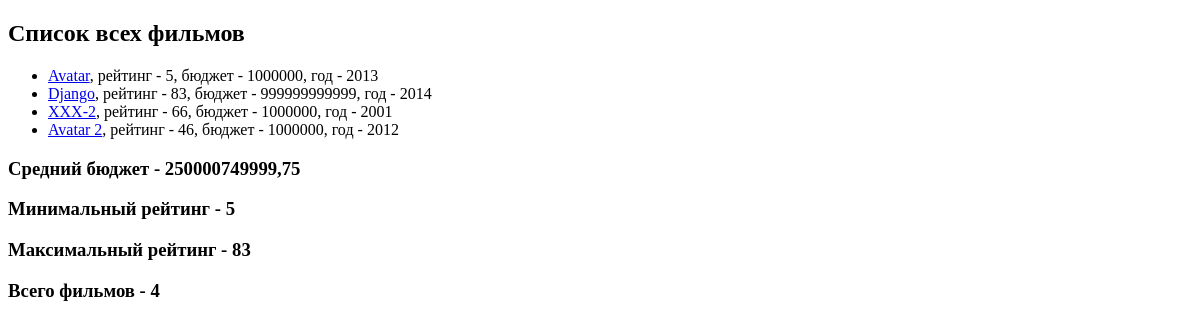
/, run on an earlier commit of the app's database.
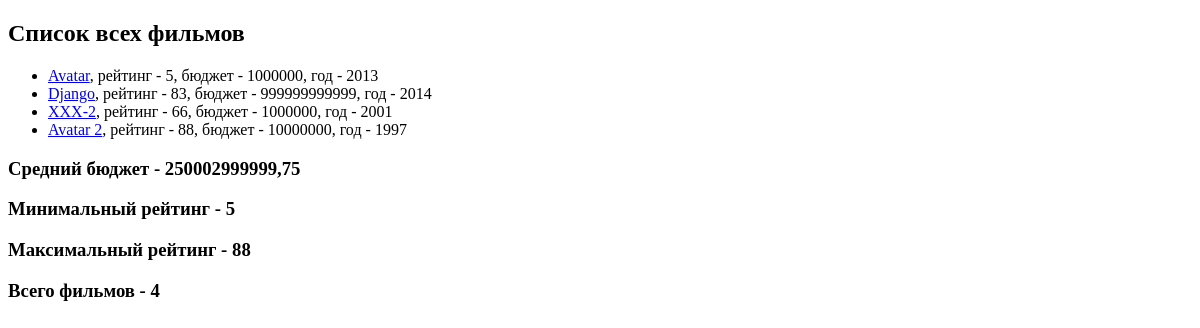
And on a later commit of the database.
### movie_app/models.py (models this page shows, shortened)
class Movie(models.Model):
    EURO = "EUR"
    USD = "USD"
    RUB = "RUB"
    CURRENCY_CHOICES = [
        (EURO, 'EURO'),
        (USD, 'Dollars'),
        (RUB, 'Rubles'),
    ]
    name = models.CharField(max_length=40)
    rating = models.IntegerField(validators=[MinValueValidator(1),
                                             MaxValueValidator(100)])
    year = models.IntegerField(null=True, blank=True)
    budget = models.IntegerField(default=1000000, blank=True, validators=[MinValueValidator(1)])
    currency = models.CharField(max_length=3, choices=CURRENCY_CHOICES, default=RUB)
    slug = models.SlugField(default='', null=False)
    director = models.ForeignKey(Director, on_delete=models.CASCADE, null=True)
    actors = models.ManyToManyField(Actor)
    def get_url(self):
        return reverse('movie-detail', args=[self.slug])

### movie_app/views.py (the view)
# urls.py: path('', views.show_all_movie),
def show_all_movie(request):
    movies = Movie.objects.annotate(
        true_bool=Value(True),
        false_bool=Value(False),
        str_bool=Value('hello'),
        int_bool=Value(20),
        new_budget=F('budget')+100,
        sum_rat_year=F('rating') + F('year')
    )
    agg = movies.aggregate(Avg('budget'), Max('rating'), Min('rating'), Count('rating'))
    return render(request, 'movie_app/all_movies.html', {
        'movies': movies,
        'agg': agg
    })

### movie_app/templates/movie_app/all_movies.html (shortened to what this page needs)
{% extends 'movie_app/base.html'%}
{% block content %}
    <h2>Список всех фильмов</h2>
    <ul>
        {% for movie in movies %}
            <li><a href="{{ movie.get_url }}">{{ movie.name }}</a>,
                рейтинг - {{ movie.rating }},
                бюджет - {{ movie.budget }},
                год - {{ movie.year|default:'Неизвестен' }}</li>
        {% endfor %}
    </ul>
    <h3>Средний бюджет - {{ agg.budget__avg }}</h3>
    <h3>Минимальный рейтинг - {{ agg.rating__min }}</h3>
    <h3>Максимальный рейтинг - {{ agg.rating__max }}</h3>
    <h3>Всего фильмов - {{ agg.rating__count }}</h3>
{% endblock %}

What changed in the data, as far as the page shows it:
changed Movie "Avatar 2": rating "46" → "88"; budget "1000000" → "10000000"; year "2012" → "1997"
Also different on the page:
{{ agg.budget__avg }}: "250000749999,75" → "250002999999,75"
{{ agg.rating__max }}: "83" → "88"
